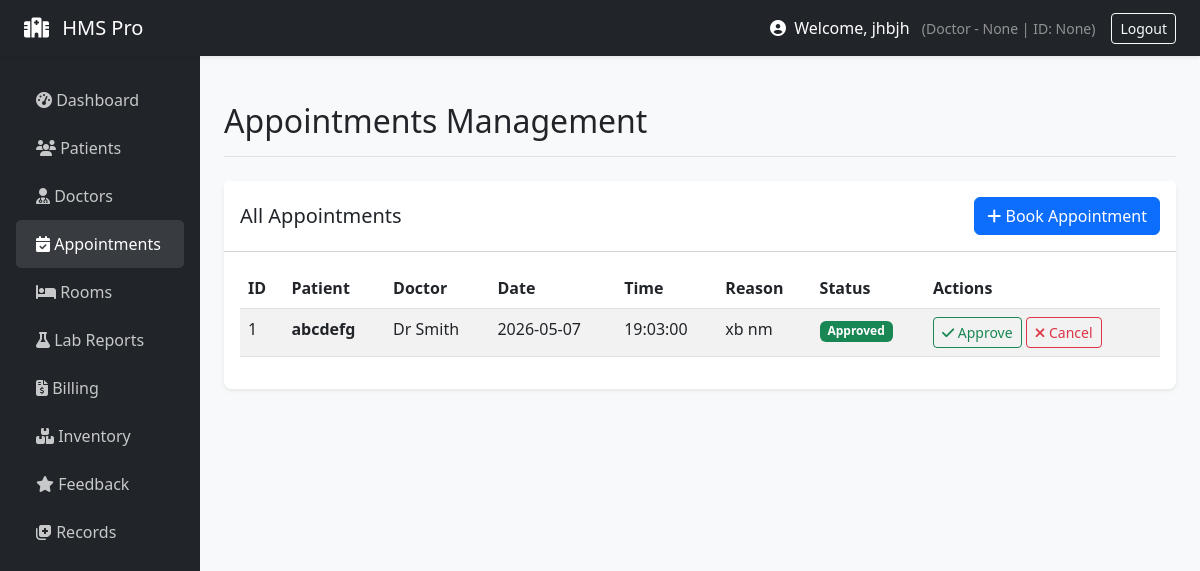
The app's page /staff/appointments (signed in) with its own data.
### models/__init__.py (models this page shows, shortened)
class User(UserMixin, db.Model):
    id = db.Column(db.Integer, primary_key=True)
    email = db.Column(db.String(120), unique=True, nullable=False)
    name = db.Column(db.String(100), nullable=False)
    role = db.Column(db.String(20), nullable=False)
    password_hash = db.Column(db.String(200), nullable=False)
    age = db.Column(db.Integer)
    gender = db.Column(db.String(10))
    staff_role = db.Column(db.String(50))
    department = db.Column(db.String(50))
    staff_id = db.Column(db.String(20))
    created_at = db.Column(db.DateTime, default=datetime.utcnow)

class Appointment(db.Model):
    id = db.Column(db.Integer, primary_key=True)
    patient_id = db.Column(db.Integer, db.ForeignKey('user.id'))
    doctor_id = db.Column(db.Integer, db.ForeignKey('user.id'))
    date = db.Column(db.Date, nullable=False)
    time = db.Column(db.Time, nullable=False)
    status = db.Column(db.String(20), default='Pending')
    reason = db.Column(db.Text)
    created_at = db.Column(db.DateTime, default=datetime.utcnow)
    patient = db.relationship('User', foreign_keys=[patient_id])
    doctor = db.relationship('User', foreign_keys=[doctor_id])

### routes/staff.py (the view, shortened to what this page needs)
@staff_bp.route('/appointments', methods=['GET', 'POST'])
def appointments():
    form = AppointmentForm()
    doctors = User.query.filter_by(role='staff').all() # or 'doctor' if you use that role
    form.doctor_id.choices = [(d.id, d.name) for d in doctors]
    patients = User.query.filter_by(role='patient').all()
    form.patient_id.choices = [(p.id, p.name) for p in patients]
    query = Appointment.query
    if request.args.get('status'): query = query.filter_by(status=request.args.get('status'))
    if request.args.get('doctor_id'): query = query.filter_by(doctor_id=request.args.get('doctor_id'))
    if request.args.get('date'):
        try:
            filter_date = datetime.strptime(request.args.get('date'), '%Y-%m-%d').date()
            query = query.filter_by(date=filter_date)
        except ValueError:
            pass
    appointments = query.all()
    return render_template('appointments.html', appointments=appointments, form=form)

### models/__init__.py (called while the page is built)
@login_manager.user_loader
def load_user(user_id):
    return User.query.get(int(user_id))

### routes/staff.py (called while the page is built)
def staff_required(f):
    @wraps(f)
    def decorated_function(*args, **kwargs):
        if current_user.role != 'staff':
            flash('Staff access only', 'danger')
            return redirect(url_for('auth.login'))
        return f(*args, **kwargs)
    return decorated_function

@staff_bp.before_request
@login_required
@staff_required
def before_request():
    pass

### templates/appointments.html (shortened to what this page needs)
{% extends "base.html" %}
{% block page_title %}Appointments Management{% endblock %}
{% block content %}
<div class="card">
    <div class="card-header bg-white d-flex justify-content-between align-items-center py-3">
        <h5 class="mb-0">All Appointments</h5>
        <button type="button" class="btn btn-primary" data-bs-toggle="modal" data-bs-target="#addApptModal">
            <i class="fas fa-plus"></i> Book Appointment
        </button>
    </div>
    <div class="card-body">
        <table class="table table-striped table-hover datatable w-100">
            <thead>
                <tr>
                    <th>ID</th>
                    <th>Patient</th>
                    <th>Doctor</th>
                    <th>Date</th>
                    <th>Time</th>
                    <th>Reason</th>
                    <th>Status</th>
                    <th>Actions</th>
                </tr>
            </thead>
            <tbody>
                {% for appt in appointments %}
                <tr>
                    <td>{{ appt.id }}</td>
                    <td><strong>{{ appt.patient.name if appt.patient else 'Unknown' }}</strong></td>
                    <td>{{ appt.doctor.name if appt.doctor else 'Unknown' }}</td>
                    <td>{{ appt.date }}</td>
                    <td>{{ appt.time }}</td>
                    <td>{{ appt.reason }}</td>
                    <td>
                        {% if appt.status == 'Approved' %}
                        <span class="badge bg-success">Approved</span>
                        {% elif appt.status == 'Pending' %}
                        <span class="badge bg-warning text-dark">Pending</span>
                        {% else %}
                        <span class="badge bg-secondary">{{ appt.status }}</span>
                        {% endif %}
                    </td>
                    <td>
                        <a href="#" class="btn btn-sm btn-outline-success"><i class="fas fa-check"></i> Approve</a>
                        <a href="#" class="btn btn-sm btn-outline-danger"><i class="fas fa-times"></i> Cancel</a>
                    </td>
                </tr>
                {% endfor %}
            </tbody>
        </table>
    </div>
</div>
{% endblock %}

### templates/base.html (shortened to what this page needs)
<!doctype html>
<html lang="en">
<head>
  <link href="https://cdn.jsdelivr.net/npm/bootstrap@5.3.0/dist/css/bootstrap.min.css" rel="stylesheet">
  <link rel="stylesheet" href="https://cdnjs.cloudflare.com/ajax/libs/font-awesome/6.4.0/css/all.min.css">
</head>
<body>
{% if current_user.is_authenticated %}
<nav class="navbar navbar-dark bg-dark sticky-top shadow-sm">
  <div class="container-fluid px-4">
    <a class="navbar-brand" href="/"><i class="fas fa-hospital me-2"></i> HMS Pro</a>
    <div class="d-flex align-items-center text-white">
      <span class="me-3">
        <i class="fas fa-user-circle me-1"></i> Welcome, {{ current_user.name.split('@')[0] if '@' in current_user.name else current_user.name }}
        {% if current_user.role == 'staff' and current_user.staff_role %}
          <small class="text-white-50 ms-2">({{ current_user.staff_role }} - {{ current_user.department }} | ID: {{ current_user.staff_id }})</small>
        {% endif %}
      </span>
      <a class="btn btn-outline-light btn-sm" href="{{ url_for('auth.logout') }}">Logout</a>
    </div>
  </div>
</nav>
{% endif %}
<div id="main-wrapper">
    {% if not current_user.is_authenticated %}
        <div class="container mt-5">
    {% else %}
        <div class="container-fluid">
            <div class="row">
                <nav class="col-md-2 d-none d-md-block sidebar px-3">
                    <ul class="nav flex-column">
                        {% if current_user.role == 'staff' %}
                            <li class="nav-item">
                                <a class="nav-link {{ 'active' if request.endpoint == 'staff.dashboard' else '' }}" href="{{ url_for('staff.dashboard') }}"><i class="fas fa-tachometer-alt"></i> Dashboard</a>
                            </li>
                            <li class="nav-item">
                                <a class="nav-link {{ 'active' if request.endpoint == 'staff.patients' else '' }}" href="{{ url_for('staff.patients') }}"><i class="fas fa-users"></i> Patients</a>
                            </li>
                            <li class="nav-item">
                                <a class="nav-link {{ 'active' if request.endpoint == 'staff.doctors' else '' }}" href="{{ url_for('staff.doctors') }}"><i class="fas fa-user-md"></i> Doctors</a>
                            </li>
                            <li class="nav-item">
                                <a class="nav-link {{ 'active' if request.endpoint == 'staff.appointments' else '' }}" href="{{ url_for('staff.appointments') }}"><i class="fas fa-calendar-check"></i> Appointments</a>
                            </li>
                            <li class="nav-item">
                                <a class="nav-link {{ 'active' if request.endpoint == 'staff.rooms' else '' }}" href="{{ url_for('staff.rooms') }}"><i class="fas fa-bed"></i> Rooms</a>
                            </li>
                            <li class="nav-item">
                                <a class="nav-link {{ 'active' if request.endpoint == 'staff.lab' else '' }}" href="{{ url_for('staff.lab') }}"><i class="fas fa-flask"></i> Lab Reports</a>
                            </li>
                            <li class="nav-item">
                                <a class="nav-link {{ 'active' if request.endpoint == 'staff.billing' else '' }}" href="{{ url_for('staff.billing') }}"><i class="fas fa-file-invoice-dollar"></i> Billing</a>
                            </li>
                            <li class="nav-item">
                                <a class="nav-link {{ 'active' if request.endpoint == 'staff.inventory' else '' }}" href="{{ url_for('staff.inventory') }}"><i class="fas fa-boxes"></i> Inventory</a>
                            </li>
                            <li class="nav-item">
                                <a class="nav-link {{ 'active' if request.endpoint == 'staff.feedback' else '' }}" href="{{ url_for('staff.feedback') }}"><i class="fas fa-star"></i> Feedback</a>
                            </li>
                            <li class="nav-item">
                                <a class="nav-link" href="#" onclick="alert('Select a patient to view records')"><i class="fas fa-notes-medical"></i> Records</a>
                            </li>
                        {% endif %}
                    </ul>
                </nav>
                <main class="col-md-10 ms-sm-auto px-md-4 main-content">
                    <div class="d-flex justify-content-between flex-wrap flex-md-nowrap align-items-center pt-3 pb-2 mb-4 border-bottom">
                        <h1 class="h2">{% block page_title %}{% endblock %}</h1>
                    </div>
    {% endif %}
    {% block content %}{% endblock %}
    {% if current_user.is_authenticated %}
                </main>
            </div>
        </div>
    {% else %}
        </div>
    {% endif %}
</div>
</body>
</html>

### templates/base.html (style rules this page uses)
body { background-color: #f8f9fa; }
.sidebar { min-height: 100vh; background-color: #212529; color: white; padding-top: 20px; }
.sidebar .nav-link { color: rgba(255,255,255,.75); padding: 12px 20px; font-weight: 500; }
.sidebar .nav-link:hover, .sidebar .nav-link.active { color: white; background-color: rgba(255,255,255,.1); border-radius: 5px; }
.main-content { padding: 30px; }
.card { box-shadow: 0 0.125rem 0.25rem rgba(0,0,0,.075); border: none; border-radius: 0.5rem; margin-bottom: 20px; }

### records on screen
User: name "jhbjh", staff_role "Doctor", department "None", staff_id "None"
Appointment: id "1", patient "abcdefg", doctor "Dr Smith", date "2026-05-07", time "19:03:00", reason "xb nm", status "Approved"
